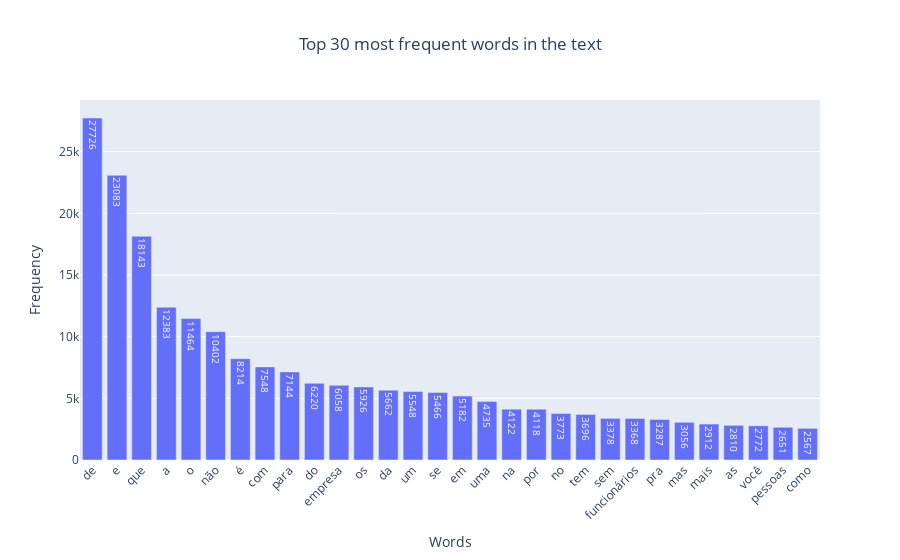

The cell this chart's notebook holds for it:
### Code cell
from collections import Counter
import plotly.graph_objects as go


def plot_histogram_word(text_list, n_most_common=30):
    # Create a list of all words from all texts
    words = [word for txt in text_list for word in txt.split()]

    # Count the frequency of each word
    word_counts = Counter(words)

    # Select the top n most frequent words
    top_words = dict(word_counts.most_common(n_most_common))

    # Create a bar chart using Plotly
    fig = go.Figure(
        [
            go.Bar(
                x=list(top_words.keys()),
                y=list(top_words.values()),
                text=list(top_words.values()),  # Display count on each bar
                textposition="auto",
            )
        ]
    )

    # Customize the layout
    fig.update_layout(
        title_text=f"Top {n_most_common} most frequent words in the text",
        title_x=0.5,  # Center the title
        xaxis_title="Words",
        yaxis_title="Frequency",
        xaxis_tickangle=-45,  # Rotate x-axis labels for better readability
    )

    # Display the plot
    fig.show()


# Call the function with the cleaned training data
plot_histogram_word(denuncias_limpas, 30)

### Figure 1 — Plotly figure (JSON) as saved in the notebook; plotly's stock layout.template omitted (floating-point values rounded to 4 significant figures)
{"data": [{"text": ["27726", "23083", "18143", "12383", "11464", "10402", "8214", "7548", "7144", "6220", "6058", "5926", "5662", "5548", "5466", "5182", "4735", "4122", "4118", "3773", "3696", "3378", "3368", "3287", "3056", "2912", "2810", "2772", "2651", "2567"], "textposition": "auto", "type": "bar", "x": ["de", "e", "que", "a", "o", "não", "é", "com", "para", "do", "empresa", "os", "da", "um", "se", "em", "uma", "na", "por", "no", "tem", "sem", "funcionários", "pra", "mas", "mais", "as", "você", "pessoas", "como"], "y": [27726, 23083, 18143, 12383, 11464, 10402, 8214, 7548, 7144, 6220, 6058, 5926, 5662, 5548, 5466, 5182, 4735, 4122, 4118, 3773, 3696, 3378, 3368, 3287, 3056, 2912, 2810, 2772, 2651, 2567]}], "layout": {"title": {"text": "Top 30 most frequent words in the text", "x": 0.5}, "xaxis": {"tickangle": -45, "title": {"text": "Words"}}, "yaxis": {"title": {"text": "Frequency"}}}}
